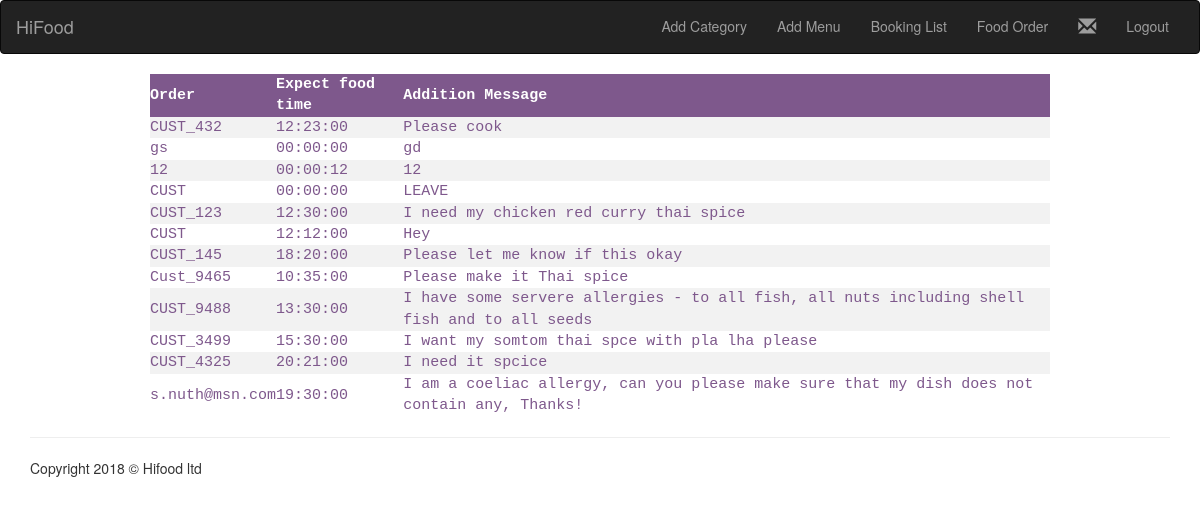
The app's page /admin.php with its own data.
### tables this page shows
CREATE TABLE `prepare` (
  `prepare_id` int(11) NOT NULL,
  `prepare_cust` varchar(250) NOT NULL,
  `prepare_time` time NOT NULL,
  `prepare_comment` text NOT NULL,
  `prepare_status` int(1) NOT NULL
);

### admin.php (the view, shortened to what this page needs)
<!DOCTYPE html>
<html lang="en">
  <head>
    <link rel="stylesheet" href="https://maxcdn.bootstrapcdn.com/bootstrap/3.3.6/css/bootstrap.min.css" />
  </head>
  <body>
   <nav class="navbar navbar-inverse">
         <div class="container-fluid">
           <div class="navbar-header">
            <a class="navbar-brand" href="toplist.php">HiFood</a>
            </div>
            <div id="navbar" class="collapse navbar-collapse">
          <ul class="nav navbar-nav navbar-right">
            <li><a href="addcategory.php">Add Category</a></li>
            <li><a href="addmenu.php">Add Menu</a></li>
            <li><a href="bookingdetails.php">Booking List</a></li>
            <li><a href="foodorder.php">Food Order</a></li>
            <li class="dropdown"><a href="#" class="dropdown-toggle" data-toggle="dropdown"> <span class="glyphicon glyphicon-envelope" style="font-size:18px;"></span></a>
            <ul class="dropdown-menu"></ul></li>
            <li><a href="logout.php">Logout</a></li>
          </ul>
            </div>
         </div>
     </nav>
  <center>
  <body>
        <table>
         <tr>
           <th>Order</th>
           <th>Expect food time</th>
           <th>Addition Message</th>
         </tr>
  <?php
  $conn = mysqli_connect('localhost', 'id5834649_turbo', 'turbo', 'id5834649_database');
  $sql = "SELECT prepare_id, prepare_cust, prepare_time, prepare_comment FROM prepare";
  $result = $conn->query($sql);
  if ($result->num_rows > 0) {
   while($row = $result->fetch_assoc()) {
   echo "<tr>
         <td>" . $row["prepare_cust"]. "</td>
         <td>" . $row["prepare_time"]. "</td>
         <td>" . $row["prepare_comment"]. "</td></tr>";
   }
   echo "</table>";
   } else { echo "0 results"; }
   ?>
   </center>
  </body>
  <footer>
     <div class="container">
     <hr>
     <div class="row">
     <div class="col-lg-12">
        <p>Copyright 2018 &copy; Hifood ltd </p>
     </div>
     </div>
  </footer>

### admin.php (style rules this page uses)
table { border-collapse: collapse; width: 75%; color: #7e588c; font-family: monospace; font-size: 15px; text-align: left; }
th { background-color: #7e588c; color: white; }
tr:nth-child(even) { background-color: #f2f2f2 }

### records on screen
prepare: prepare_cust "CUST_432", prepare_time "12:23:00", prepare_comment "Please cook"
prepare: prepare_cust "gs", prepare_time "00:00:00", prepare_comment "gd"
prepare: prepare_cust "12", prepare_time "00:00:12", prepare_comment "12"
prepare: prepare_cust "CUST", prepare_time "00:00:00", prepare_comment "LEAVE"
prepare: prepare_cust "CUST_123", prepare_time "12:30:00", prepare_comment "I need my chicken red curry thai spice"
prepare: prepare_cust "CUST", prepare_time "12:12:00", prepare_comment "Hey"
prepare: prepare_cust "CUST_145", prepare_time "18:20:00", prepare_comment "Please let me know if this okay"
prepare: prepare_cust "Cust_9465", prepare_time "10:35:00", prepare_comment "Please make it Thai spice"
prepare: prepare_cust "CUST_9488", prepare_time "13:30:00", prepare_comment "I have some servere allergies - to all fish, all nuts including shell fish and to all seeds"
prepare: prepare_cust "CUST_3499", prepare_time "15:30:00", prepare_comment "I want my somtom thai spce with pla lha please"
prepare: prepare_cust "CUST_4325", prepare_time "20:21:00", prepare_comment "I need it spcice"
prepare: prepare_cust "s.nuth@msn.com", prepare_time "19:30:00", prepare_comment "I am a coeliac allergy, can you please make sure that my dish does not contain any, Thanks!"
